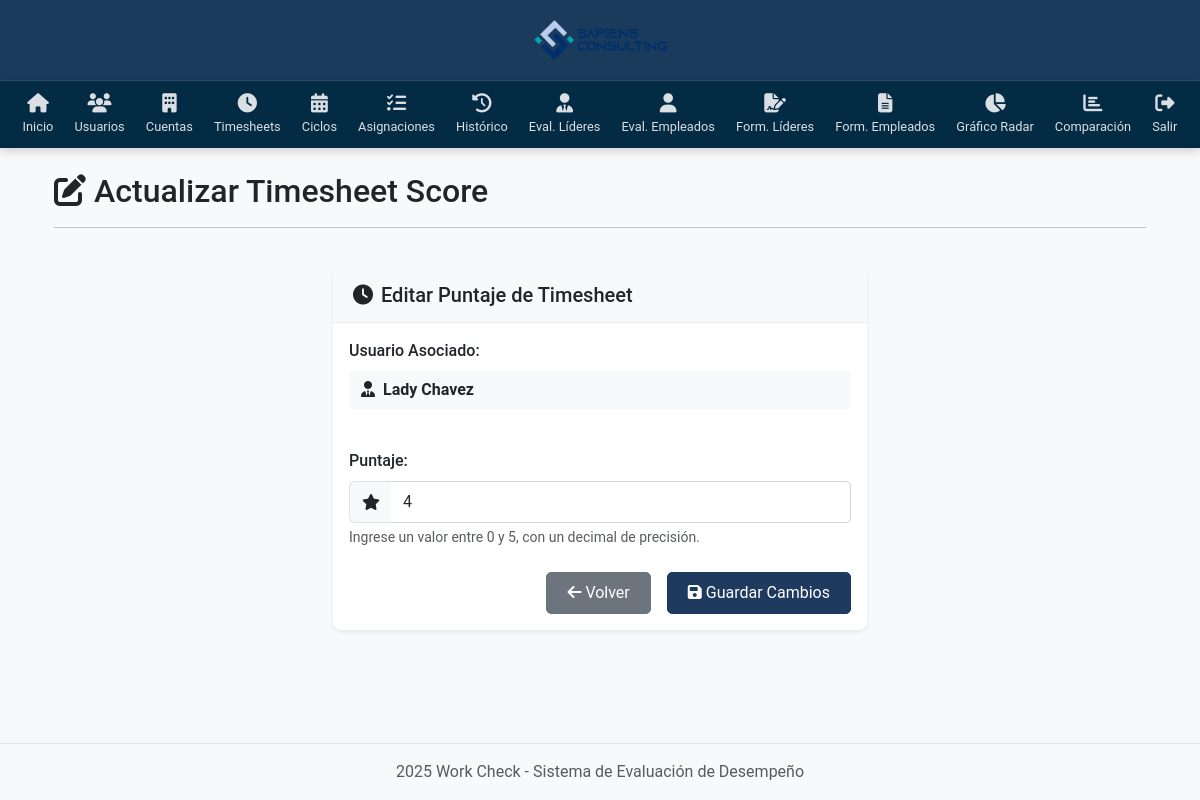
The page /timesheets/update/1/ (signed in) on the database its author committed.
### System/models.py (models this page shows)
class TimeSheetScore(models.Model):
    usuario = models.ForeignKey(Usuario, on_delete=models.CASCADE)
    score_ts = models.IntegerField()

class Usuario(models.Model):
    first_name = models.CharField(max_length=50)
    middle_name = models.CharField(max_length=50, blank=True, null=True)
    last_name = models.CharField(max_length=50)
    second_last_name = models.CharField(max_length=50, blank=True, null=True)
    user_type = models.CharField(max_length=50)
    position = models.ForeignKey(Position, on_delete=models.PROTECT)

### System/views.py (the view, shortened to what this page needs)
# urls.py: path('timesheets/update/<int:timesheet_id>/', views.update_timesheet, name='update_timesheet'),
@login_required
def update_timesheet(request, timesheet_id):
    try:
        timesheet = TimeSheetScore.objects.get(id=timesheet_id)
    except TimeSheetScore.DoesNotExist:
        return redirect('list_timesheets')
    return render(request, 'System/update_timesheet.html', {'timesheet': timesheet})

### System/views.py (called while the page is built)
def login_required(view_func):
    @wraps(view_func)
    def wrapped_view(request, *args, **kwargs):
        if not request.session.get('user_id'):
            return redirect('login')
        return view_func(request, *args, **kwargs)
    return wrapped_view

### System/templates/System/update_timesheet.html (shortened to what this page needs)
{% extends 'System/base.html' %}
{% load static %}
{% block content %}
<div class="container">
    <div class="row mb-4">
        <div class="col-12">
            <div class="d-flex align-items-center">
                <h2 class="mb-0"><i class="fas fa-edit me-2"></i>Actualizar Timesheet Score</h2>
            </div>
            <hr class="mt-3">
        </div>
    </div>
    <div class="row">
        <div class="col-md-8 col-lg-6 mx-auto">
            <div class="card shadow-sm">
                <div class="card-header bg-light">
                    <h5 class="card-title mb-0"><i class="fas fa-clock me-2"></i>Editar Puntaje de Timesheet</h5>
                </div>
                <div class="card-body">
                    <form method="post">
                        <div class="row mb-4">
                            <div class="col-12">
                                <div class="form-group mb-3">
                                    <label class="form-label">Usuario Asociado:</label>
                                    <div class="form-control-plaintext">
                                        <i class="fas fa-user-tie me-1"></i>
                                        <strong>{{ timesheet.usuario.first_name }} {{ timesheet.usuario.last_name }}</strong>
                                    </div>
                                </div>
                            </div>
                        </div>
                        <div class="row mb-4">
                            <div class="col-12">
                                <div class="form-group">
                                    <label for="score_ts" class="form-label">Puntaje:</label>
                                    <div class="input-group">
                                        <span class="input-group-text"><i class="fas fa-star"></i></span>
                                        <input type="number" class="form-control" id="score_ts" name="score_ts" value="{{ timesheet.score_ts }}" min="0" max="5" step="0.1" required>
                                    </div>
                                    <div class="form-text text-muted">
                                        Ingrese un valor entre 0 y 5, con un decimal de precisión.
                                    </div>
                                </div>
                            </div>
                        </div>
                        <div class="d-grid gap-2 d-md-flex justify-content-md-end mt-4">
                            <a href="{% url 'list_timesheets' %}" class="btn btn-secondary me-md-2">
                                <i class="fas fa-arrow-left me-1"></i>Volver
                            </a>
                            <button type="submit" class="btn btn-primary">
                                <i class="fas fa-save me-1"></i>Guardar Cambios
                            </button>
                        </div>
                    </form>
                </div>
            </div>
        </div>
    </div>
</div>
{% endblock %}

### System/static/css/styles.css (style rules this page uses)
body { font-family: 'Roboto', Arial, sans-serif; min-height: 100vh; display: flex; flex-direction: column; background-color: #f8f9fa; margin: 0; padding: 0; }
.container { flex: 1; }
.card { border: none; border-radius: 8px; box-shadow: 0 4px 12px rgba(0, 0, 0, 0.05); transition: transform 0.3s, box-shadow 0.3s; margin-bottom: 20px; }
.card-header { background-color: #f8f9fa; border-bottom: 1px solid rgba(0, 0, 0, 0.05); font-weight: 600; }
.btn { border-radius: 5px; padding: 0.5rem 1.25rem; transition: all 0.3s; }
.btn-primary { background-color: #1f3a5f; border-color: #1f3a5f; }
.form-control, .form-select { border-radius: 5px; border: 1px solid #ced4da; padding: 0.5rem 0.75rem; transition: border-color 0.15s ease-in-out, box-shadow 0.15s ease-in-out; }
.form-label { font-weight: 500; margin-bottom: 0.5rem; }

### System/templates/System/update_timesheet.html (style rules this page uses)
.card { border-radius: 8px; overflow: hidden; margin-bottom: 30px; border: none; }
.card-header { border-bottom: 1px solid rgba(0, 0, 0, 0.05); padding: 15px 20px; }
.btn-primary { background-color: #1f3a5f; border-color: #1f3a5f; }
.input-group-text { background-color: #f8f9fa; border-right: none; }
.input-group .form-control { border-left: none; }
.form-control-plaintext { padding: 0.375rem 0.75rem; background-color: #f8f9fa; border-radius: 0.25rem; }

### rows shown on the page
TimeSheetScore: usuario.first_name "Lady", usuario.last_name "Chavez", score_ts "4"
